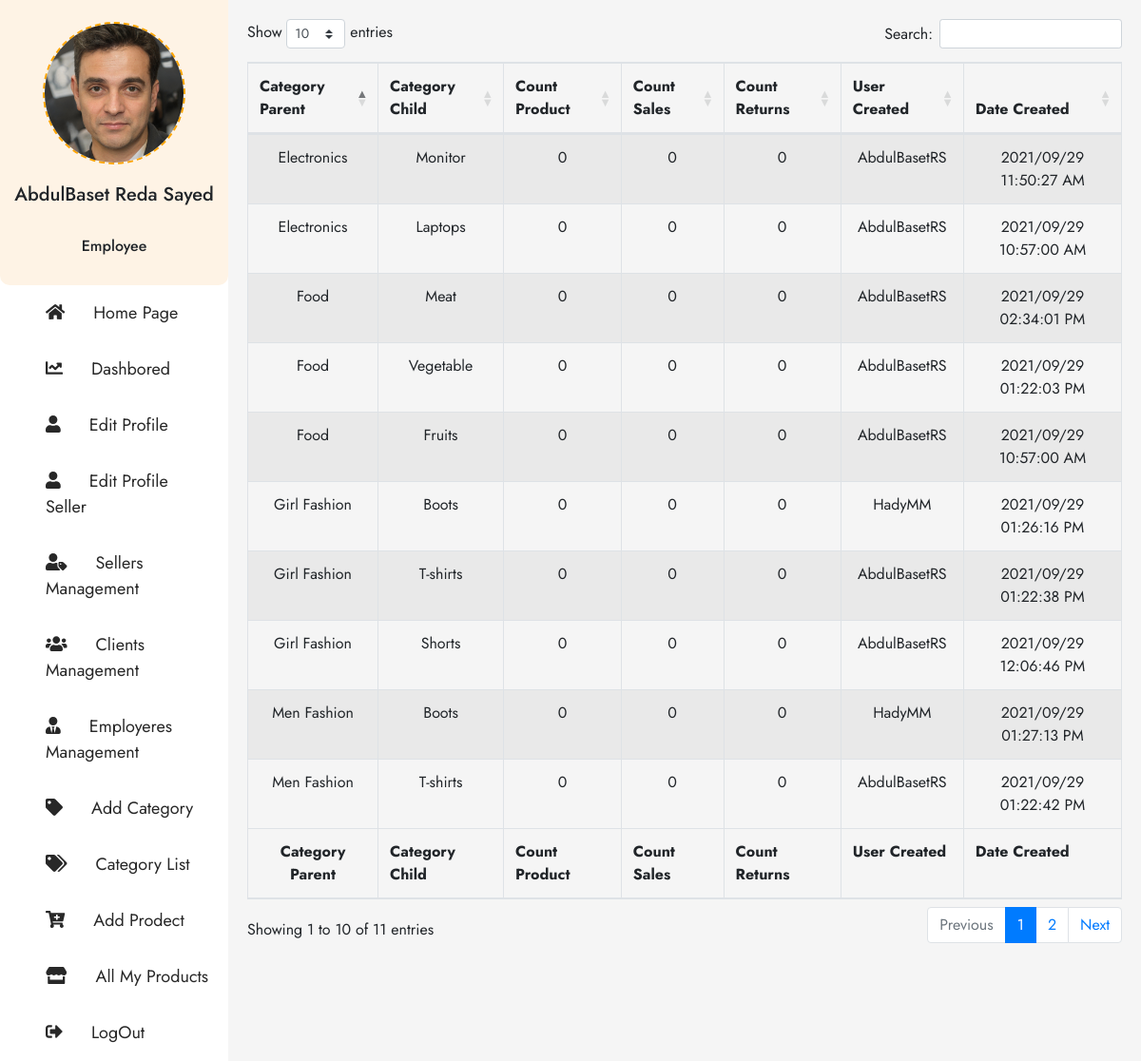
/Category-List.php (signed in), run on an earlier commit of the app's database.
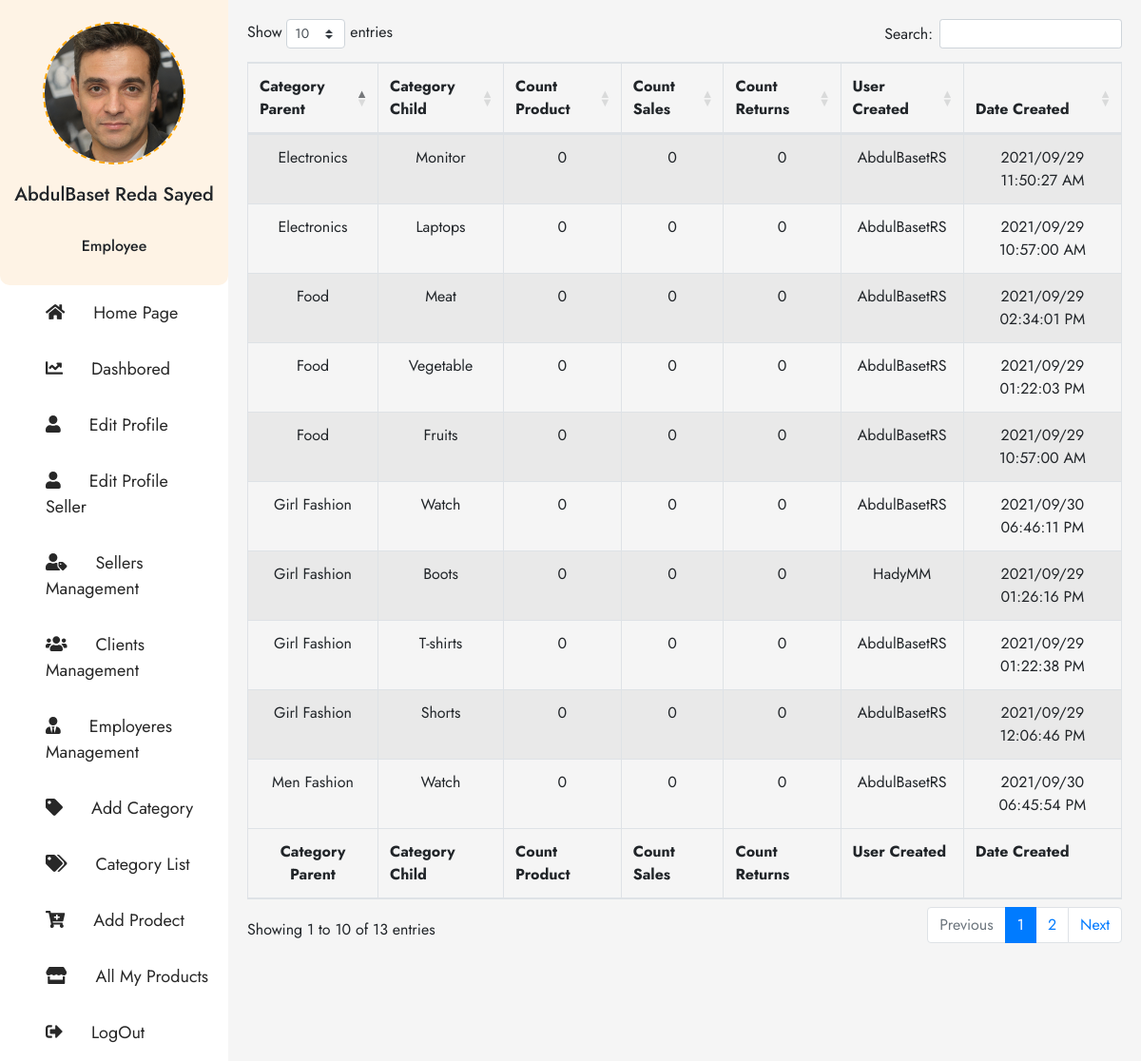
And on a later commit of the database.
### tables this page shows
CREATE TABLE `ha_category_list` (
  `HA_C_L_ID` bigint(20) UNSIGNED NOT NULL,
  `HA_C_L_Name_Parent` varchar(255) NOT NULL,
  `HA_C_L_Name_Child` varchar(255) NOT NULL,
  `HA_C_L_Parent_ID` varchar(255) NOT NULL,
  `HA_C_L_Status` varchar(255) NOT NULL,
  `HA_C_L_Count_Products` varchar(255) NOT NULL,
  `HA_C_L_Count_Sales` varchar(255) NOT NULL,
  `HA_C_L_Count_Returns` varchar(255) NOT NULL,
  `HA_C_L_Date_Created` varchar(255) NOT NULL,
  `HA_C_L_Time_Created` varchar(255) NOT NULL,
  `HA_C_L_User_ID_Created` varchar(255) NOT NULL
);

CREATE TABLE `ha_users` (
  `HA_U_ID` bigint(20) UNSIGNED NOT NULL,
  `HA_U_Username` varchar(255) NOT NULL,
  `HA_U_Password` varchar(255) NOT NULL,
  `HA_U_User_Status` varchar(255) NOT NULL,
  `HA_U_Last_Login` varchar(255) NOT NULL,
  `HA_U_First_Name` varchar(255) NOT NULL,
  `HA_U_Second_Name` varchar(255) NOT NULL,
  `HA_U_Last_Name` varchar(255) NOT NULL,
  `HA_U_Country` varchar(255) NOT NULL,
  `HA_U_Email` varchar(255) NOT NULL,
  `HA_U_User_Type` varchar(255) NOT NULL,
  `HA_P_Views` varchar(255) NOT NULL,
  `HA_U_Sales` varchar(255) NOT NULL,
  `HA_U_Purchase` varchar(255) NOT NULL,
  `HA_U_Date_Created` varchar(255) NOT NULL,
  `HA_U_Time_Created` varchar(255) NOT NULL
);

### Datebase/DB_Category_List.php (called while the page is built, shortened)
<?php
    $SQL_Category_List = 'SELECT * FROM ha_category_list WHERE HA_C_L_Status = "Active" AND HA_C_L_Parent_ID != "" ORDER BY HA_C_L_ID DESC ';
    $Result_Category_List = mysqli_query($Connection,$SQL_Category_List);
    $Count_Category_List  = mysqli_num_rows($Result_Category_List);
?>

### Website-Structure/Category-List-Body.php (the view)
<div class="right-All-Clients Dasbored-content">
<table id="example" class="table table-striped table-bordered" style="width:100%;text-align:center;">
        <thead>
            <tr>
                <th>Category Parent</th>
                <th>Category Child</th>
                <th>Count Product</th>
                <th>Count Sales</th>
                <th>Count Returns</th>
                <th>User Created</th>
                <th>Date Created</th>
            </tr>
        </thead>
        <tbody>
            <?php
                if ($Count_Category_List > 0) {
                    while ($Rows = mysqli_fetch_array($Result_Category_List)) {
                        $SQL_Get_Parent_Name = 'SELECT HA_C_L_Name_Parent FROM ha_category_list WHERE HA_C_L_ID = "'.$Rows['HA_C_L_Parent_ID'].'"';
                        $Result_Get_Parent_Name = mysqli_query($Connection,$SQL_Get_Parent_Name);
                        $Row_Get_Parent_Name  = mysqli_fetch_array($Result_Get_Parent_Name, MYSQLI_ASSOC);
                        $SQL_Get_Username= 'SELECT HA_U_Username FROM ha_users WHERE HA_U_ID = "'.$Rows['HA_C_L_User_ID_Created'].'"';
                        $Result_Get_Username = mysqli_query($Connection,$SQL_Get_Username);
                        $Row_Get_Username = mysqli_fetch_array($Result_Get_Username, MYSQLI_ASSOC);
                        echo '
                            <tr>
                                <td>'.$Row_Get_Parent_Name['HA_C_L_Name_Parent'].'</td>
                                <td>'.$Rows['HA_C_L_Name_Child'].'</td>
                                <td>'.$Rows['HA_C_L_Count_Products'].'</td>
                                <td>'.$Rows['HA_C_L_Count_Sales'].'</td>
                                <td>'.$Rows['HA_C_L_Count_Returns'].'</td>
                                <td>'.$Row_Get_Username['HA_U_Username'].'</td>
                                <td>'.$Rows['HA_C_L_Date_Created'] . ' ' . $Rows['HA_C_L_Time_Created'] . '</td>
                            </tr>
                        ';
                    }
                }
            ?>
        </tbody>
        <tfoot>
            <tr>
                <th>Category Parent</th>
                <th>Category Child</th>
                <th>Count Product</th>
                <th>Count Sales</th>
                <th>Count Returns</th>
                <th>User Created</th>
                <th>Date Created</th>
            </tr>
        </tfoot>
    </table>
</div>

### Category-List.php (shortened to what this page needs)
<?php
    include('Datebase/Config.php');
    include('Datebase/DB_Category_List.php');
?>
<!DOCTYPE html>
<html lang="en">
<?php
    include ('Website-Structure/Header-Elemnts.php') ;
?>
    <link rel="stylesheet" href="https://cdnjs.cloudflare.com/ajax/libs/twitter-bootstrap/4.5.2/css/bootstrap.css">
    <link rel="stylesheet" href="https://cdn.datatables.net/1.11.2/css/dataTables.bootstrap4.min.css">
    <link rel="stylesheet" href="Framework/Fontawsome/css/all.css">
    <link rel="stylesheet" href="Font's/Kufi/Kufi-Font.css">
    <link rel="stylesheet" href="CSS-Files/H_A.css">
<body>
<div class="container-hady">
    <?php include ("Website-Structure/Dashbored-header.php"); ?>
    <?php include ("./Website-Structure/Category-List-Body.php"); ?>
</div>
</body>
</html>

### Website-Structure/Header-Elemnts.php (shortened to what this page needs)
<head>
</head>

### Website-Structure/Dashbored-header.php (shortened to what this page needs)
<aside>
    <div class="image-useres">
        <div class="image-user-content">
            <?php echo '<img src = "IMG/User-Profile-Picture/[User-ID='.$_SESSION['HA_U_ID'].']/image.jpg" alt="emp_default.jpg"/>';?>
        </div>
        <?php echo '<h5>'.$_SESSION['User_First_Three_Names'].'</h5>';?>
        <?php echo '<br><h6>'.$_SESSION['HA_U_User_Type'].'</h6>';?>
    </div>
    <ul class="list-of-dashbored">
        <li><a href="index.php" class="Projects"><i class="fas fa-home"></i>Home Page</a></li>
        <li><a href="Admin-system.php" class="Dashbored"><i class="fas fa-chart-line"></i>Dashbored</a></li>
        <li><a href="Edit-Profile.php" class="Edit-profile"><i class="fas fa-user" class="Edit-profile"></i>Edit Profile</a></li>
        <li><a href="Edit-Profile-seller.php" class="Edit-Seller"><i class="fas fa-user" class="Edit-profile"></i>Edit Profile Seller</a></li>
        <?php
        if ($_SESSION['HA_U_P_Seller_Manager'] == 'Available') {
            echo '<li><a href="Vendor-Seller-Manager.php" class="Projects"><i class="fas fa-user-tag"></i>Sellers Management</a></li>';
        }
        ?>
        <?php
        if ($_SESSION['HA_U_P_Clients_Manager'] == 'Available') {
            echo '<li><a href="Vendor-Clients-Manager.php" class="Clients"><i class="fas fa-users"></i>Clients Management</a></li>';
        }
        ?>
        <?php
        if ($_SESSION['HA_U_P_Employee_Manager'] == 'Available') {
            echo '<li><a href="Vendor-Employee-Manager.php" class="Employeres"><i class="fas  fa-user-tie"></i>Employeres Management</a></li>';
        }
        ?>
        <?php
        if ($_SESSION['HA_U_P_Category_Manager'] == 'Available') {
            echo '<li><a href="Add-Category.php" class="Add Catogry"><i class="fas fa-tag"></i>Add Category</a></li>';
        }
        ?>
        <?php
        if ($_SESSION['HA_U_P_Category_List'] == 'Available') {
            echo '<li><a href="Category-List.php" class="All-Catagry"><i class="fas fa-tags"></i>Category List</a></li>';
        }
        ?>
        <?php
        if ($_SESSION['HA_U_P_Add_Product'] == 'Available') {
            echo '<li><a href="Add-Product.php" class="Add Project"><i class="fas fa-cart-plus"></i>Add Prodect</a></li>';
        }
        ?>
        <li><a href="All-Products.php" class="All-Products"><i class="fas fa-store"></i>All My Products</a></li>
        <li><a href="Logout.php" class="Add LogOut"><i class="fas fa-sign-out-alt"></i>LogOut</a></li>
    </ul>
</aside>

### CSS-Files/H_A.css (style rules this page uses)
body { font-family: 'Jost', sans-serif; font-weight: 400; }
.container-hady { width: 100%; height: 100%; display: flex; background-color: #f3f7fd; }
.container-hady aside { flex-basis: 20%; background-color: #fff; display: flex; flex-direction: column; }
.container-hady aside .image-useres { width: 100%; background-color: #fef3e5; height: 300px; border-bottom-left-radius: 10px; border-bottom-right-radius: 10px; display: flex; justify-content: center; align-items: center; flex-direction: column; }
.container-hady aside .image-useres .image-user-content { width: 150px; height: 150px; border-radius: 50%; border: 2px dashed orange; position: relative; margin-bottom: 20px; }
.container-hady aside .image-useres .image-user-content img { width: 100%; height: 100%; vertical-align: middle; position: absolute; border-radius: 50%; }
.container-hady aside ul { display: flex; margin: 0; padding: 0; }
.container-hady aside .list-of-dashbored { list-style: none; display: flex; flex-direction: column; width: 100%; }
.container-hady aside .list-of-dashbored li { padding: 1rem 1rem 1rem 3rem; }
.container-hady aside .list-of-dashbored li a { text-decoration: none; color: #282828; font-size: 18px; }
.container-hady aside .list-of-dashbored li a svg { margin-right: 30px; }
.container-hady .right-All-Clients { flex-basis: 80%; background-color: #f5f5f5; padding: 20px; }
tfoot tr th:first-child { text-align: center; }

What changed in the data, as far as the page shows it:
no longer on this page (row unchanged): ha_category_list: ha_category_list.HA_C_L_Name_Parent "Men Fashion", HA_C_L_Name_Child "Boots", HA_C_L_Count_Products "0", HA_C_L_Count_Sales "0", HA_C_L_Count_Returns "0", ha_users.HA_U_Username "HadyMM", HA_C_L_Date_Created "2021/09/29", HA_C_L_Time_Created "01:27:13 PM"
no longer on this page (row unchanged): ha_category_list: ha_category_list.HA_C_L_Name_Parent "Men Fashion", HA_C_L_Name_Child "T-shirts", HA_C_L_Count_Products "0", HA_C_L_Count_Sales "0", HA_C_L_Count_Returns "0", ha_users.HA_U_Username "AbdulBasetRS", HA_C_L_Date_Created "2021/09/29", HA_C_L_Time_Created "01:22:42 PM"
added ha_category_list: ha_category_list.HA_C_L_Name_Parent "Girl Fashion", HA_C_L_Name_Child "Watch", HA_C_L_Count_Products "0", HA_C_L_Count_Sales "0", HA_C_L_Count_Returns "0", ha_users.HA_U_Username "AbdulBasetRS", HA_C_L_Date_Created "2021/09/30", HA_C_L_Time_Created "06:46:11 PM"
added ha_category_list: ha_category_list.HA_C_L_Name_Parent "Men Fashion", HA_C_L_Name_Child "Watch", HA_C_L_Count_Products "0", HA_C_L_Count_Sales "0", HA_C_L_Count_Returns "0", ha_users.HA_U_Username "AbdulBasetRS", HA_C_L_Date_Created "2021/09/30", HA_C_L_Time_Created "06:45:54 PM"
Also different on the page:
text written by a page script: "Show entries Search: Showing 1 to 10 of 11 entries Previous 1 2 Next" → "Show entries Search: Showing 1 to 10 of 13 entries Previous 1 2 Next"
